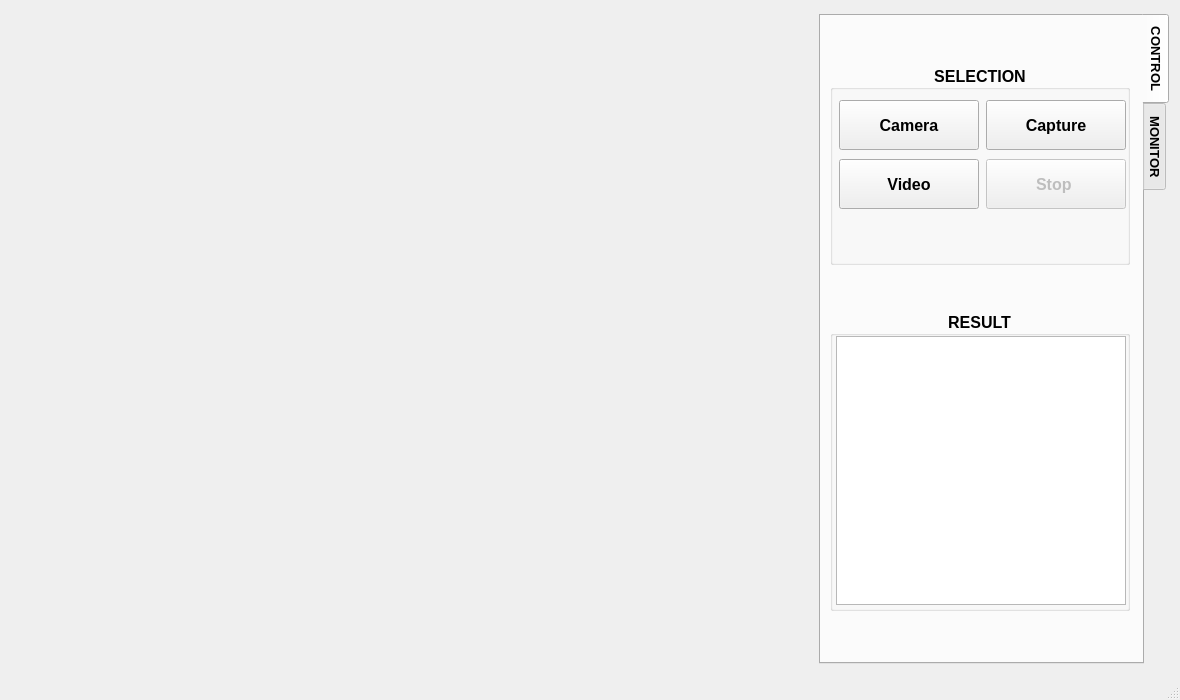
<?xml version="1.0" encoding="UTF-8"?>
<ui version="4.0">
 <class>MainWindow</class>
 <widget class="QMainWindow" name="MainWindow">
  <property name="geometry">
   <rect>
    <x>0</x>
    <y>0</y>
    <width>1180</width>
    <height>700</height>
   </rect>
  </property>
  <property name="sizePolicy">
   <sizepolicy hsizetype="Expanding" vsizetype="Expanding">
    <horstretch>0</horstretch>
    <verstretch>0</verstretch>
   </sizepolicy>
  </property>
  <property name="minimumSize">
   <size>
    <width>1180</width>
    <height>700</height>
   </size>
  </property>
  <property name="maximumSize">
   <size>
    <width>1180</width>
    <height>700</height>
   </size>
  </property>
  <property name="windowTitle">
   <string>MainWindow</string>
  </property>
  <property name="windowIcon">
   <iconset>
    <normaloff>thumbnail.png</normaloff>thumbnail.png</iconset>
  </property>
  <widget class="QWidget" name="centralwidget">
   <layout class="QHBoxLayout" name="horizontalLayout_4" stretch="3,1">
    <item>
     <widget class="QLabel" name="label_Image">
      <property name="enabled">
       <bool>true</bool>
      </property>
      <property name="sizePolicy">
       <sizepolicy hsizetype="Ignored" vsizetype="Ignored">
        <horstretch>0</horstretch>
        <verstretch>0</verstretch>
       </sizepolicy>
      </property>
      <property name="minimumSize">
       <size>
        <width>800</width>
        <height>570</height>
       </size>
      </property>
      <property name="maximumSize">
       <size>
        <width>800</width>
        <height>570</height>
       </size>
      </property>
      <property name="font">
       <font>
        <pointsize>46</pointsize>
        <weight>75</weight>
        <bold>true</bold>
       </font>
      </property>
      <property name="text">
       <string/>
      </property>
      <property name="scaledContents">
       <bool>true</bool>
      </property>
      <property name="alignment">
       <set>Qt::AlignCenter</set>
      </property>
     </widget>
    </item>
    <item>
     <widget class="QTabWidget" name="tabWidget">
      <property name="sizePolicy">
       <sizepolicy hsizetype="Minimum" vsizetype="Minimum">
        <horstretch>0</horstretch>
        <verstretch>0</verstretch>
       </sizepolicy>
      </property>
      <property name="minimumSize">
       <size>
        <width>350</width>
        <height>650</height>
       </size>
      </property>
      <property name="maximumSize">
       <size>
        <width>350</width>
        <height>650</height>
       </size>
      </property>
      <property name="baseSize">
       <size>
        <width>0</width>
        <height>0</height>
       </size>
      </property>
      <property name="font">
       <font>
        <pointsize>10</pointsize>
        <weight>75</weight>
        <bold>true</bold>
       </font>
      </property>
      <property name="tabPosition">
       <enum>QTabWidget::East</enum>
      </property>
      <property name="tabShape">
       <enum>QTabWidget::Rounded</enum>
      </property>
      <property name="currentIndex">
       <number>0</number>
      </property>
      <property name="iconSize">
       <size>
        <width>16</width>
        <height>16</height>
       </size>
      </property>
      <property name="elideMode">
       <enum>Qt::ElideLeft</enum>
      </property>
      <property name="usesScrollButtons">
       <bool>true</bool>
      </property>
      <property name="documentMode">
       <bool>false</bool>
      </property>
      <property name="tabsClosable">
       <bool>false</bool>
      </property>
      <property name="movable">
       <bool>false</bool>
      </property>
      <property name="tabBarAutoHide">
       <bool>false</bool>
      </property>
      <widget class="QWidget" name="tab_control">
       <property name="sizePolicy">
        <sizepolicy hsizetype="Minimum" vsizetype="Minimum">
         <horstretch>0</horstretch>
         <verstretch>0</verstretch>
        </sizepolicy>
       </property>
       <property name="maximumSize">
        <size>
         <width>700</width>
         <height>16777215</height>
        </size>
       </property>
       <attribute name="title">
        <string>CONTROL</string>
       </attribute>
       <layout class="QVBoxLayout" name="verticalLayout_4">
        <item>
         <widget class="QGroupBox" name="groupBox_7">
          <property name="sizePolicy">
           <sizepolicy hsizetype="Minimum" vsizetype="Minimum">
            <horstretch>0</horstretch>
            <verstretch>0</verstretch>
           </sizepolicy>
          </property>
          <property name="minimumSize">
           <size>
            <width>300</width>
            <height>200</height>
           </size>
          </property>
          <property name="maximumSize">
           <size>
            <width>300</width>
            <height>200</height>
           </size>
          </property>
          <property name="font">
           <font>
            <family>Segoe UI</family>
            <pointsize>12</pointsize>
            <weight>75</weight>
            <bold>true</bold>
           </font>
          </property>
          <property name="title">
           <string>SELECTION</string>
          </property>
          <property name="alignment">
           <set>Qt::AlignCenter</set>
          </property>
          <property name="flat">
           <bool>true</bool>
          </property>
          <widget class="QWidget" name="layoutWidget">
           <property name="geometry">
            <rect>
             <x>8</x>
             <y>34</y>
             <width>289</width>
             <height>52</height>
            </rect>
           </property>
           <layout class="QHBoxLayout" name="horizontalLayout_2">
            <item>
             <widget class="QPushButton" name="pushButton_Camera">
              <property name="sizePolicy">
               <sizepolicy hsizetype="Minimum" vsizetype="Minimum">
                <horstretch>0</horstretch>
                <verstretch>0</verstretch>
               </sizepolicy>
              </property>
              <property name="minimumSize">
               <size>
                <width>140</width>
                <height>50</height>
               </size>
              </property>
              <property name="maximumSize">
               <size>
                <width>140</width>
                <height>50</height>
               </size>
              </property>
              <property name="font">
               <font>
                <family>Segoe UI</family>
                <pointsize>12</pointsize>
                <weight>75</weight>
                <bold>true</bold>
               </font>
              </property>
              <property name="text">
               <string>Camera</string>
              </property>
              <property name="icon">
               <iconset>
                <normaloff>icons/start.png</normaloff>icons/start.png</iconset>
              </property>
              <property name="iconSize">
               <size>
                <width>25</width>
                <height>25</height>
               </size>
              </property>
             </widget>
            </item>
            <item>
             <widget class="QPushButton" name="pushButton_Capture">
              <property name="sizePolicy">
               <sizepolicy hsizetype="Minimum" vsizetype="Minimum">
                <horstretch>0</horstretch>
                <verstretch>0</verstretch>
               </sizepolicy>
              </property>
              <property name="minimumSize">
               <size>
                <width>140</width>
                <height>50</height>
               </size>
              </property>
              <property name="maximumSize">
               <size>
                <width>140</width>
                <height>50</height>
               </size>
              </property>
              <property name="font">
               <font>
                <family>Segoe UI</family>
                <pointsize>12</pointsize>
                <weight>75</weight>
                <bold>true</bold>
               </font>
              </property>
              <property name="text">
               <string> Capture </string>
              </property>
              <property name="icon">
               <iconset>
                <normaloff>icons/bypass.png</normaloff>icons/bypass.png</iconset>
              </property>
              <property name="iconSize">
               <size>
                <width>25</width>
                <height>25</height>
               </size>
              </property>
             </widget>
            </item>
           </layout>
          </widget>
          <widget class="QWidget" name="layoutWidget">
           <property name="geometry">
            <rect>
             <x>8</x>
             <y>93</y>
             <width>289</width>
             <height>52</height>
            </rect>
           </property>
           <layout class="QHBoxLayout" name="horizontalLayout_3">
            <item>
             <widget class="QPushButton" name="pushButton_Image">
              <property name="sizePolicy">
               <sizepolicy hsizetype="Minimum" vsizetype="Minimum">
                <horstretch>0</horstretch>
                <verstretch>0</verstretch>
               </sizepolicy>
              </property>
              <property name="minimumSize">
               <size>
                <width>140</width>
                <height>50</height>
               </size>
              </property>
              <property name="maximumSize">
               <size>
                <width>140</width>
                <height>50</height>
               </size>
              </property>
              <property name="font">
               <font>
                <family>Segoe UI</family>
                <pointsize>12</pointsize>
                <weight>75</weight>
                <bold>true</bold>
               </font>
              </property>
              <property name="text">
               <string>Video</string>
              </property>
              <property name="icon">
               <iconset>
                <normaloff>icons/manual.png</normaloff>icons/manual.png</iconset>
              </property>
              <property name="iconSize">
               <size>
                <width>25</width>
                <height>25</height>
               </size>
              </property>
             </widget>
            </item>
            <item>
             <widget class="QPushButton" name="pushButton_Stop">
              <property name="enabled">
               <bool>false</bool>
              </property>
              <property name="sizePolicy">
               <sizepolicy hsizetype="Minimum" vsizetype="Minimum">
                <horstretch>0</horstretch>
                <verstretch>0</verstretch>
               </sizepolicy>
              </property>
              <property name="minimumSize">
               <size>
                <width>140</width>
                <height>50</height>
               </size>
              </property>
              <property name="maximumSize">
               <size>
                <width>140</width>
                <height>50</height>
               </size>
              </property>
              <property name="font">
               <font>
                <family>Segoe UI</family>
                <pointsize>12</pointsize>
                <weight>75</weight>
                <bold>true</bold>
               </font>
              </property>
              <property name="text">
               <string>  Stop   </string>
              </property>
              <property name="icon">
               <iconset>
                <normaloff>icons/stop.png</normaloff>icons/stop.png</iconset>
              </property>
              <property name="iconSize">
               <size>
                <width>25</width>
                <height>25</height>
               </size>
              </property>
             </widget>
            </item>
           </layout>
          </widget>
         </widget>
        </item>
        <item>
         <widget class="QGroupBox" name="groupBox_8">
          <property name="minimumSize">
           <size>
            <width>300</width>
            <height>300</height>
           </size>
          </property>
          <property name="maximumSize">
           <size>
            <width>300</width>
            <height>300</height>
           </size>
          </property>
          <property name="font">
           <font>
            <family>Segoe UI</family>
            <pointsize>12</pointsize>
            <weight>75</weight>
            <bold>true</bold>
           </font>
          </property>
          <property name="title">
           <string>RESULT</string>
          </property>
          <property name="alignment">
           <set>Qt::AlignCenter</set>
          </property>
          <property name="flat">
           <bool>true</bool>
          </property>
          <layout class="QVBoxLayout" name="verticalLayout_11" stretch="0">
           <property name="spacing">
            <number>0</number>
           </property>
           <property name="leftMargin">
            <number>3</number>
           </property>
           <property name="topMargin">
            <number>0</number>
           </property>
           <property name="rightMargin">
            <number>0</number>
           </property>
           <property name="bottomMargin">
            <number>3</number>
           </property>
           <item>
            <widget class="QTextEdit" name="text_resutl">
             <property name="minimumSize">
              <size>
               <width>290</width>
               <height>0</height>
              </size>
             </property>
             <property name="maximumSize">
              <size>
               <width>290</width>
               <height>16777215</height>
              </size>
             </property>
             <property name="font">
              <font>
               <family>Segoe UI</family>
               <pointsize>10</pointsize>
               <weight>50</weight>
               <bold>false</bold>
              </font>
             </property>
            </widget>
           </item>
          </layout>
         </widget>
        </item>
       </layout>
      </widget>
      <widget class="QWidget" name="tab_monitor">
       <property name="maximumSize">
        <size>
         <width>700</width>
         <height>16777215</height>
        </size>
       </property>
       <attribute name="title">
        <string>MONITOR</string>
       </attribute>
       <layout class="QVBoxLayout" name="verticalLayout_3" stretch="0">
        <item>
         <widget class="QGroupBox" name="groupBox_9">
          <property name="minimumSize">
           <size>
            <width>0</width>
            <height>0</height>
           </size>
          </property>
          <property name="maximumSize">
           <size>
            <width>350</width>
            <height>200</height>
           </size>
          </property>
          <property name="font">
           <font>
            <family>Segoe UI</family>
            <pointsize>8</pointsize>
            <weight>75</weight>
            <bold>true</bold>
           </font>
          </property>
          <property name="title">
           <string>PC PERFORMANCE</string>
          </property>
          <property name="alignment">
           <set>Qt::AlignHCenter|Qt::AlignTop</set>
          </property>
          <layout class="QVBoxLayout" name="verticalLayout_2">
           <item>
            <layout class="QVBoxLayout" name="verticalLayout_7">
             <item>
              <layout class="QHBoxLayout" name="horizontalLayout_17" stretch="2,9,2,1">
               <property name="spacing">
                <number>6</number>
               </property>
               <property name="bottomMargin">
                <number>0</number>
               </property>
               <item>
                <widget class="QLabel" name="label_19">
                 <property name="maximumSize">
                  <size>
                   <width>16777215</width>
                   <height>25</height>
                  </size>
                 </property>
                 <property name="text">
                  <string>CPU</string>
                 </property>
                 <property name="alignment">
                  <set>Qt::AlignCenter</set>
                 </property>
                </widget>
               </item>
               <item>
                <widget class="QProgressBar" name="progressBar_CPU">
                 <property name="sizePolicy">
                  <sizepolicy hsizetype="Preferred" vsizetype="Preferred">
                   <horstretch>0</horstretch>
                   <verstretch>0</verstretch>
                  </sizepolicy>
                 </property>
                 <property name="maximumSize">
                  <size>
                   <width>300</width>
                   <height>12</height>
                  </size>
                 </property>
                 <property name="font">
                  <font>
                   <family>Segoe UI</family>
                   <pointsize>8</pointsize>
                   <weight>75</weight>
                   <bold>true</bold>
                  </font>
                 </property>
                 <property name="value">
                  <number>15</number>
                 </property>
                </widget>
               </item>
               <item>
                <widget class="QLabel" name="label_24">
                 <property name="maximumSize">
                  <size>
                   <width>16777215</width>
                   <height>25</height>
                  </size>
                 </property>
                 <property name="text">
                  <string/>
                 </property>
                </widget>
               </item>
               <item>
                <widget class="QLabel" name="label_25">
                 <property name="text">
                  <string/>
                 </property>
                </widget>
               </item>
              </layout>
             </item>
             <item>
              <layout class="QHBoxLayout" name="horizontalLayout_18" stretch="2,9,2,1">
               <item>
                <widget class="QLabel" name="label_26">
                 <property name="maximumSize">
                  <size>
                   <width>16777215</width>
                   <height>25</height>
                  </size>
                 </property>
                 <property name="text">
                  <string>RAM</string>
                 </property>
                 <property name="alignment">
                  <set>Qt::AlignCenter</set>
                 </property>
                </widget>
               </item>
               <item>
                <widget class="QProgressBar" name="progressBar_RAM">
                 <property name="maximumSize">
                  <size>
                   <width>16777215</width>
                   <height>12</height>
                  </size>
                 </property>
                 <property name="font">
                  <font>
                   <family>Segoe UI</family>
                   <pointsize>8</pointsize>
                   <weight>75</weight>
                   <bold>true</bold>
                  </font>
                 </property>
                 <property name="value">
                  <number>50</number>
                 </property>
                </widget>
               </item>
               <item>
                <widget class="QLabel" name="ram">
                 <property name="maximumSize">
                  <size>
                   <width>16777215</width>
                   <height>25</height>
                  </size>
                 </property>
                 <property name="text">
                  <string>3.5/4</string>
                 </property>
                </widget>
               </item>
               <item>
                <widget class="QLabel" name="label_27">
                 <property name="text">
                  <string>GB</string>
                 </property>
                </widget>
               </item>
              </layout>
             </item>
             <item>
              <layout class="QHBoxLayout" name="horizontalLayout_21" stretch="2,9,2,1">
               <item>
                <widget class="QLabel" name="label_28">
                 <property name="maximumSize">
                  <size>
                   <width>16777215</width>
                   <height>25</height>
                  </size>
                 </property>
                 <property name="text">
                  <string>DISK</string>
                 </property>
                 <property name="alignment">
                  <set>Qt::AlignCenter</set>
                 </property>
                </widget>
               </item>
               <item>
                <widget class="QProgressBar" name="progressBar_DISK">
                 <property name="maximumSize">
                  <size>
                   <width>16777215</width>
                   <height>12</height>
                  </size>
                 </property>
                 <property name="font">
                  <font>
                   <family>Segoe UI</family>
                   <pointsize>8</pointsize>
                   <weight>75</weight>
                   <bold>true</bold>
                   <kerning>true</kerning>
                  </font>
                 </property>
                 <property name="value">
                  <number>85</number>
                 </property>
                </widget>
               </item>
               <item>
                <widget class="QLabel" name="disk">
                 <property name="maximumSize">
                  <size>
                   <width>700</width>
                   <height>25</height>
                  </size>
                 </property>
                 <property name="text">
                  <string>45/64</string>
                 </property>
                </widget>
               </item>
               <item>
                <widget class="QLabel" name="label_29">
                 <property name="text">
                  <string>GB</string>
                 </property>
                </widget>
               </item>
              </layout>
             </item>
            </layout>
           </item>
          </layout>
         </widget>
        </item>
       </layout>
      </widget>
     </widget>
    </item>
   </layout>
  </widget>
  <widget class="QStatusBar" name="statusbar"/>
  <action name="action_Config">
   <property name="text">
    <string>Cấu hình</string>
   </property>
   <property name="font">
    <font>
     <family>Segoe UI</family>
     <pointsize>11</pointsize>
     <weight>50</weight>
     <bold>false</bold>
     <kerning>false</kerning>
    </font>
   </property>
  </action>
  <action name="action_Updater">
   <property name="text">
    <string>Cập nhật</string>
   </property>
   <property name="font">
    <font>
     <pointsize>11</pointsize>
     <weight>50</weight>
     <bold>false</bold>
     <kerning>false</kerning>
    </font>
   </property>
  </action>
  <action name="action_About">
   <property name="text">
    <string>Giới thiệu</string>
   </property>
   <property name="font">
    <font>
     <pointsize>11</pointsize>
     <weight>50</weight>
     <bold>false</bold>
     <kerning>false</kerning>
    </font>
   </property>
  </action>
  <action name="actionCalibration">
   <property name="text">
    <string>Hiệu chỉnh camera</string>
   </property>
   <property name="font">
    <font>
     <pointsize>11</pointsize>
     <weight>50</weight>
     <bold>false</bold>
     <kerning>false</kerning>
    </font>
   </property>
  </action>
  <action name="actionSync_Configuration">
   <property name="text">
    <string>Đồng bộ cấu hình</string>
   </property>
   <property name="font">
    <font>
     <pointsize>11</pointsize>
     <weight>50</weight>
     <bold>false</bold>
     <kerning>false</kerning>
    </font>
   </property>
  </action>
  <action name="actionCalib">
   <property name="text">
    <string>Calib camera</string>
   </property>
   <property name="font">
    <font>
     <family>Segoe UI</family>
     <weight>50</weight>
     <bold>false</bold>
    </font>
   </property>
  </action>
  <action name="actionC_u_h_nh">
   <property name="text">
    <string>Calib</string>
   </property>
  </action>
  <action name="action_LogFile">
   <property name="text">
    <string>LogFile</string>
   </property>
   <property name="font">
    <font>
     <family>Segoe UI</family>
     <weight>50</weight>
     <bold>false</bold>
    </font>
   </property>
  </action>
  <action name="actionSetup">
   <property name="text">
    <string>Setup</string>
   </property>
   <property name="font">
    <font>
     <family>Segoe UI</family>
     <weight>50</weight>
     <bold>false</bold>
    </font>
   </property>
  </action>
 </widget>
 <resources/>
 <connections/>
</ui>
